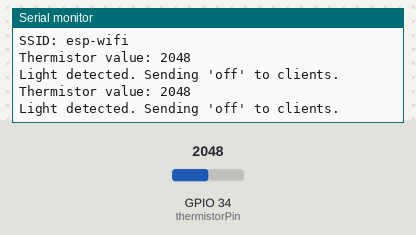
A program run on a simulated ESP32. Parts: the last lines printed to the serial monitor. The inputs (shaded band) are chosen by the test bench; at power-on: GPIO 34 (thermistorPin) = 2048.

Above: at 1.8 s.
1.9 s: GPIO 34 (thermistorPin) set to 1064
At 2.4 s:
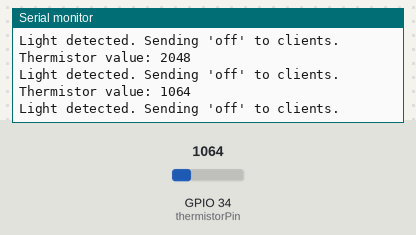
3.4 s: GPIO 34 (thermistorPin) set to 930
At 4.8 s:
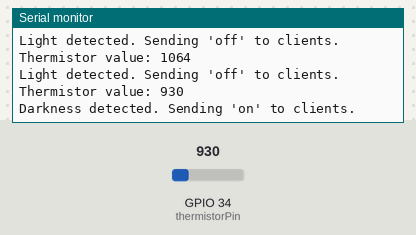
Timing chart, 0 to 6.4 s (numbered marks = the images above; inputs shaded):
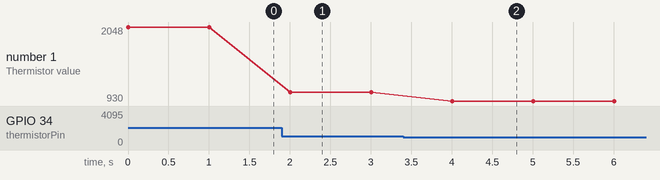

Measured:
- the behaviour switches between 1000 and 999 on GPIO 34 (thermistorPin) (found by bisection; images 1 and 2)
- after the input at 1.9 s, the serial monitor: prints a new line after 0.10 s (image 1)
- after the input at 3.4 s, the serial monitor: prints a new line after 0.61 s (image 2)
- plotted number 1: 2048 → 1064 after the input at 1.9 s, 1064 → 930 after the input at 3.4 s

The program:

main.cpp
```cpp
#include <WiFi.h>

const char* ssid = "esp-wifi";
const char* password = "esp-wifi";  // Replace with your desired hotspot password

const int thermistorPin = 34; // Analog input pin for thermistor (GPIO 34 on ESP32)
int darkThreshold = 1000;     // Adjust this value based on your thermistor characteristics

WiFiServer server(80);

void setup() {
  Serial.begin(115200);
  pinMode(thermistorPin, INPUT);

  WiFi.softAP(ssid, password); // Start ESP32 as a WiFi hotspot

  Serial.println("WiFi hotspot started!");
  Serial.print("SSID: ");
  Serial.println(ssid);
  server.begin();
}

void loop() {
  WiFiClient client = server.available();

  int thermistorValue = analogRead(thermistorPin);
  bool isDark = thermistorValue < darkThreshold;
  Serial.print("Thermistor value: ");
  Serial.println(thermistorValue);

  if (isDark) {
    Serial.println("Darkness detected. Sending 'on' to clients.");

    while (client) {
      // Send 'on' message to all connected clients
      client.print("on\n");

      // Move to the next client (if available)
      client = server.available();
    }
  } else {
    Serial.println("Light detected. Sending 'off' to clients.");

    while (client) {
      // Send 'off' message to all connected clients
      client.print("off\n");

      // Move to the next client (if available)
      client = server.available();
    }
  }

  // Add some delay to avoid excessive message sending
  delay(1000);
}
```
